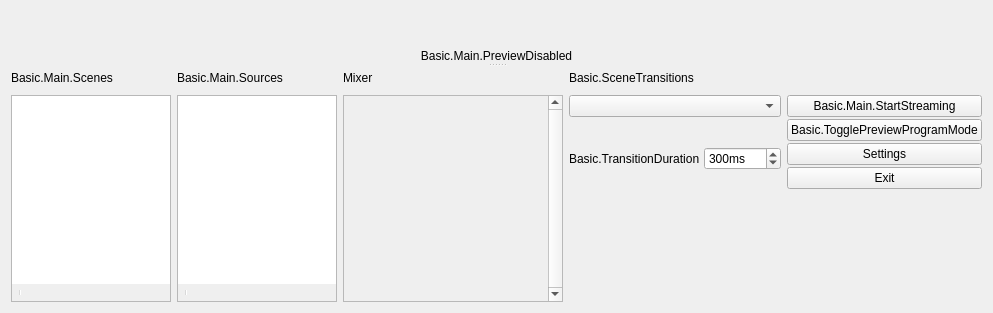
  <widget class="QWidget" name="centralwidget">
   <layout class="QHBoxLayout" name="horizontalLayout">
    <item>
     <widget class="QSplitter" name="mainSplitter">
      <property name="orientation">
       <enum>Qt::Vertical</enum>
      </property>
      <property name="childrenCollapsible">
       <bool>false</bool>
      </property>
      <widget class="QWidget" name="verticalLayoutWidget_7">
       <layout class="QVBoxLayout" name="verticalLayout_14">
        <item>
         <layout class="QHBoxLayout" name="previewLayout">
          <property name="spacing">
           <number>2</number>
          </property>
          <item>
           <layout class="QVBoxLayout" name="previewTextLayout">
            <property name="spacing">
             <number>4</number>
            </property>
            <item>
             <widget class="OBSBasicPreview" name="preview" native="true">
              <property name="sizePolicy">
               <sizepolicy hsizetype="Expanding" vsizetype="Expanding">
                <horstretch>0</horstretch>
                <verstretch>0</verstretch>
               </sizepolicy>
              </property>
              <property name="minimumSize">
               <size>
                <width>32</width>
                <height>32</height>
               </size>
              </property>
              <property name="focusPolicy">
               <enum>Qt::ClickFocus</enum>
              </property>
              <property name="contextMenuPolicy">
               <enum>Qt::CustomContextMenu</enum>
              </property>
             </widget>
            </item>
           </layout>
          </item>
         </layout>
        </item>
        <item>
         <widget class="QLabel" name="previewDisabledLabel">
          <property name="sizePolicy">
           <sizepolicy hsizetype="Expanding" vsizetype="Expanding">
            <horstretch>0</horstretch>
            <verstretch>0</verstretch>
           </sizepolicy>
          </property>
          <property name="contextMenuPolicy">
           <enum>Qt::CustomContextMenu</enum>
          </property>
          <property name="text">
           <string>Basic.Main.PreviewDisabled</string>
          </property>
          <property name="alignment">
           <set>Qt::AlignCenter</set>
          </property>
         </widget>
        </item>
       </layout>
      </widget>
      <widget class="QWidget" name="gridLayoutWidget_2">
       <layout class="QGridLayout" name="gridLayout_2">
        <item row="1" column="4">
         <layout class="QVBoxLayout" name="buttonsVLayout">
          <property name="spacing">
           <number>2</number>
          </property>
          <item>
           <widget class="QPushButton" name="recordButton">
            <property name="enabled">
             <bool>true</bool>
            </property>
            <property name="sizePolicy">
             <sizepolicy hsizetype="Preferred" vsizetype="Fixed">
              <horstretch>0</horstretch>
              <verstretch>0</verstretch>
             </sizepolicy>
            </property>
            <property name="minimumSize">
             <size>
              <width>130</width>
              <height>0</height>
             </size>
            </property>
            <property name="text">
             <string>Basic.Main.StartStreaming</string>
            </property>
           </widget>
          </item>
          <item>
           <widget class="QPushButton" name="modeSwitch">
            <property name="text">
             <string>Basic.TogglePreviewProgramMode</string>
            </property>
            <property name="checkable">
             <bool>true</bool>
            </property>
           </widget>
          </item>
          <item>
           <widget class="QPushButton" name="settingsButton">
            <property name="sizePolicy">
             <sizepolicy hsizetype="Preferred" vsizetype="Fixed">
              <horstretch>0</horstretch>
              <verstretch>0</verstretch>
             </sizepolicy>
            </property>
            <property name="text">
             <string>Settings</string>
            </property>
           </widget>
          </item>
          <item>
           <widget class="QPushButton" name="exitButton">
            <property name="sizePolicy">
             <sizepolicy hsizetype="Preferred" vsizetype="Fixed">
              <horstretch>0</horstretch>
              <verstretch>0</verstretch>
             </sizepolicy>
            </property>
            <property name="text">
             <string>Exit</string>
            </property>
           </widget>
          </item>
          <item>
           <spacer name="expVSpacer_2">
            <property name="orientation">
             <enum>Qt::Vertical</enum>
            </property>
            <property name="sizeHint" stdset="0">
             <size>
              <width>0</width>
              <height>0</height>
             </size>
            </property>
           </spacer>
          </item>
         </layout>
        </item>
        <item row="1" column="2">
         <widget class="VScrollArea" name="scrollArea">
          <property name="minimumSize">
           <size>
            <width>220</width>
            <height>0</height>
           </size>
          </property>
          <property name="frameShape">
           <enum>QFrame::StyledPanel</enum>
          </property>
          <property name="frameShadow">
           <enum>QFrame::Sunken</enum>
          </property>
          <property name="verticalScrollBarPolicy">
           <enum>Qt::ScrollBarAlwaysOn</enum>
          </property>
          <property name="horizontalScrollBarPolicy">
           <enum>Qt::ScrollBarAlwaysOff</enum>
          </property>
          <property name="widgetResizable">
           <bool>true</bool>
          </property>
          <widget class="QWidget" name="volumeWidgets">
           <property name="geometry">
            <rect>
             <x>0</x>
             <y>0</y>
             <width>203</width>
             <height>16</height>
            </rect>
           </property>
           <property name="sizePolicy">
            <sizepolicy hsizetype="Preferred" vsizetype="Maximum">
             <horstretch>0</horstretch>
             <verstretch>0</verstretch>
            </sizepolicy>
           </property>
           <layout class="QVBoxLayout" name="verticalLayout_18">
            <property name="spacing">
             <number>0</number>
            </property>
            <property name="leftMargin">
             <number>0</number>
            </property>
            <property name="topMargin">
             <number>0</number>
            </property>
            <property name="rightMargin">
             <number>0</number>
            </property>
            <property name="bottomMargin">
             <number>0</number>
            </property>
           </layout>
          </widget>
         </widget>
        </item>
        <item row="1" column="0">
         <layout class="QVBoxLayout" name="scenesVLayout">
          <property name="spacing">
           <number>0</number>
          </property>
          <item>
           <widget class="QFrame" name="scenesFrame">
            <property name="sizePolicy">
             <sizepolicy hsizetype="Expanding" vsizetype="Expanding">
              <horstretch>0</horstretch>
              <verstretch>0</verstretch>
             </sizepolicy>
            </property>
            <property name="minimumSize">
             <size>
              <width>160</width>
              <height>0</height>
             </size>
            </property>
            <property name="maximumSize">
             <size>
              <width>260</width>
              <height>16777215</height>
             </size>
            </property>
            <property name="frameShape">
             <enum>QFrame::StyledPanel</enum>
            </property>
            <property name="frameShadow">
             <enum>QFrame::Sunken</enum>
            </property>
            <layout class="QVBoxLayout" name="verticalLayout_11">
             <property name="spacing">
              <number>0</number>
             </property>
             <property name="leftMargin">
              <number>0</number>
             </property>
             <property name="topMargin">
              <number>0</number>
             </property>
             <property name="rightMargin">
              <number>0</number>
             </property>
             <property name="bottomMargin">
              <number>0</number>
             </property>
             <item>
              <widget class="QListWidget" name="scenes">
               <property name="sizePolicy">
                <sizepolicy hsizetype="Preferred" vsizetype="Expanding">
                 <horstretch>0</horstretch>
                 <verstretch>0</verstretch>
                </sizepolicy>
               </property>
               <property name="contextMenuPolicy">
                <enum>Qt::CustomContextMenu</enum>
               </property>
               <property name="frameShape">
                <enum>QFrame::NoFrame</enum>
               </property>
               <property name="frameShadow">
                <enum>QFrame::Plain</enum>
               </property>
               <property name="showDropIndicator" stdset="0">
                <bool>true</bool>
               </property>
               <property name="dragEnabled">
                <bool>true</bool>
               </property>
               <property name="dragDropMode">
                <enum>QAbstractItemView::InternalMove</enum>
               </property>
               <property name="defaultDropAction">
                <enum>Qt::TargetMoveAction</enum>
               </property>
               <addaction name="actionRemoveScene"/>
              </widget>
             </item>
             <item>
              <widget class="QToolBar" name="scenesToolbar">
               <property name="iconSize">
                <size>
                 <width>16</width>
                 <height>16</height>
                </size>
               </property>
               <property name="floatable">
                <bool>false</bool>
               </property>
               <addaction name="actionAddScene"/>
               <addaction name="actionRemoveScene"/>
               <addaction name="separator"/>
               <addaction name="actionSceneUp"/>
               <addaction name="actionSceneDown"/>
              </widget>
             </item>
             <item>
              <spacer name="scenesFixedSizeHSpacer">
               <property name="orientation">
                <enum>Qt::Horizontal</enum>
               </property>
               <property name="sizeType">
                <enum>QSizePolicy::Fixed</enum>
               </property>
               <property name="sizeHint" stdset="0">
                <size>
                 <width>150</width>
                 <height>0</height>
                </size>
               </property>
              </spacer>
             </item>
            </layout>
           </widget>
          </item>
         </layout>
        </item>
        <item row="0" column="1">
         <widget class="QLabel" name="sourcesLabel">
          <property name="text">
           <string>Basic.Main.Sources</string>
          </property>
         </widget>
        </item>
        <item row="0" column="2">
         <layout class="QHBoxLayout" name="mixadvHLayout">
          <property name="spacing">
           <number>2</number>
          </property>
          <item>
           <widget class="QLabel" name="mixerLabel">
            <property name="sizePolicy">
             <sizepolicy hsizetype="Maximum" vsizetype="Preferred">
              <horstretch>0</horstretch>
              <verstretch>0</verstretch>
             </sizepolicy>
            </property>
            <property name="text">
             <string>Mixer</string>
            </property>
           </widget>
          </item>
          <item>
           <widget class="QPushButton" name="advAudioProps">
            <property name="sizePolicy">
             <sizepolicy hsizetype="Maximum" vsizetype="Maximum">
              <horstretch>0</horstretch>
              <verstretch>0</verstretch>
             </sizepolicy>
            </property>
            <property name="maximumSize">
             <size>
              <width>22</width>
              <height>22</height>
             </size>
            </property>
            <property name="accessibleName">
             <string>Basic.AdvAudio</string>
            </property>
            <property name="text">
             <string notr="true"/>
            </property>
            <property name="icon">
             <iconset resource="obs.qrc">
              <normaloff>:/res/images/configuration21_16.png</normaloff>:/res/images/configuration21_16.png</iconset>
            </property>
            <property name="flat">
             <bool>true</bool>
            </property>
            <property name="themeID" stdset="0">
             <string notr="true">configIconSmall</string>
            </property>
           </widget>
          </item>
          <item>
           <spacer name="mixadvHSpacer_4">
            <property name="orientation">
             <enum>Qt::Horizontal</enum>
            </property>
            <property name="sizeHint" stdset="0">
             <size>
              <width>0</width>
              <height>0</height>
             </size>
            </property>
           </spacer>
          </item>
         </layout>
        </item>
        <item row="1" column="1">
         <layout class="QVBoxLayout" name="sourcesVLayout">
          <property name="spacing">
           <number>0</number>
          </property>
          <item>
           <widget class="QFrame" name="sourcesFrame">
            <property name="sizePolicy">
             <sizepolicy hsizetype="Expanding" vsizetype="Expanding">
              <horstretch>0</horstretch>
              <verstretch>0</verstretch>
             </sizepolicy>
            </property>
            <property name="minimumSize">
             <size>
              <width>160</width>
              <height>0</height>
             </size>
            </property>
            <property name="maximumSize">
             <size>
              <width>260</width>
              <height>16777215</height>
             </size>
            </property>
            <property name="frameShape">
             <enum>QFrame::StyledPanel</enum>
            </property>
            <property name="frameShadow">
             <enum>QFrame::Sunken</enum>
            </property>
            <layout class="QVBoxLayout" name="verticalLayout_16">
             <property name="spacing">
              <number>0</number>
             </property>
             <property name="leftMargin">
              <number>0</number>
             </property>
             <property name="topMargin">
              <number>0</number>
             </property>
             <property name="rightMargin">
              <number>0</number>
             </property>
             <property name="bottomMargin">
              <number>0</number>
             </property>
             <item>
              <widget class="SourceListWidget" name="sources">
               <property name="sizePolicy">
                <sizepolicy hsizetype="Preferred" vsizetype="Expanding">
                 <horstretch>0</horstretch>
                 <verstretch>0</verstretch>
                </sizepolicy>
               </property>
               <property name="contextMenuPolicy">
                <enum>Qt::CustomContextMenu</enum>
               </property>
               <property name="frameShape">
                <enum>QFrame::NoFrame</enum>
               </property>
               <property name="showDropIndicator" stdset="0">
                <bool>true</bool>
               </property>
               <property name="dragEnabled">
                <bool>true</bool>
               </property>
               <property name="dragDropMode">
                <enum>QAbstractItemView::InternalMove</enum>
               </property>
               <property name="defaultDropAction">
                <enum>Qt::TargetMoveAction</enum>
               </property>
               <property name="selectionMode">
                <enum>QAbstractItemView::ExtendedSelection</enum>
               </property>
               <addaction name="actionRemoveSource"/>
              </widget>
             </item>
             <item>
              <widget class="QToolBar" name="sourcesToolbar">
               <property name="iconSize">
                <size>
                 <width>16</width>
                 <height>16</height>
                </size>
               </property>
               <property name="floatable">
                <bool>false</bool>
               </property>
               <addaction name="actionAddSource"/>
               <addaction name="actionRemoveSource"/>
               <addaction name="actionSourceProperties"/>
               <addaction name="separator"/>
               <addaction name="actionSourceUp"/>
               <addaction name="actionSourceDown"/>
              </widget>
             </item>
             <item>
              <spacer name="sourcesFixedSizeHSpacer">
               <property name="orientation">
                <enum>Qt::Horizontal</enum>
               </property>
               <property name="sizeType">
                <enum>QSizePolicy::Fixed</enum>
               </property>
               <property name="sizeHint" stdset="0">
                <size>
                 <width>150</width>
                 <height>0</height>
                </size>
               </property>
              </spacer>
             </item>
            </layout>
           </widget>
          </item>
         </layout>
        </item>
        <item row="0" column="0">
         <widget class="QLabel" name="scenesLabel">
          <property name="text">
           <string>Basic.Main.Scenes</string>
          </property>
         </widget>
        </item>
        <item row="1" column="3">
         <layout class="QVBoxLayout" name="verticalLayout">
          <property name="spacing">
           <number>4</number>
          </property>
          <item>
           <widget class="QComboBox" name="transitions">
            <property name="minimumSize">
             <size>
              <width>120</width>
              <height>0</height>
             </size>
            </property>
           </widget>
          </item>
          <item>
           <layout class="QHBoxLayout" name="horizontalLayout_4">
            <property name="spacing">
             <number>4</number>
            </property>
            <item>
             <spacer name="horizontalSpacer">
              <property name="orientation">
               <enum>Qt::Horizontal</enum>
              </property>
              <property name="sizeHint" stdset="0">
               <size>
                <width>40</width>
                <height>20</height>
               </size>
              </property>
             </spacer>
            </item>
            <item>
             <widget class="QPushButton" name="transitionAdd">
              <property name="sizePolicy">
               <sizepolicy hsizetype="Maximum" vsizetype="Maximum">
                <horstretch>0</horstretch>
                <verstretch>0</verstretch>
               </sizepolicy>
              </property>
              <property name="maximumSize">
               <size>
                <width>22</width>
                <height>22</height>
               </size>
              </property>
              <property name="toolTip">
               <string>Basic.AddTransition</string>
              </property>
              <property name="accessibleName">
               <string>Basic.AddTransition</string>
              </property>
              <property name="text">
               <string notr="true"/>
              </property>
              <property name="icon">
               <iconset resource="obs.qrc">
                <normaloff>:/res/images/add.png</normaloff>:/res/images/add.png</iconset>
              </property>
              <property name="flat">
               <bool>true</bool>
              </property>
              <property name="themeID" stdset="0">
               <string notr="true">addIconSmall</string>
              </property>
             </widget>
            </item>
            <item>
             <widget class="QPushButton" name="transitionRemove">
              <property name="sizePolicy">
               <sizepolicy hsizetype="Maximum" vsizetype="Maximum">
                <horstretch>0</horstretch>
                <verstretch>0</verstretch>
               </sizepolicy>
              </property>
              <property name="maximumSize">
               <size>
                <width>22</width>
                <height>22</height>
               </size>
              </property>
              <property name="toolTip">
               <string>Basic.RemoveTransition</string>
              </property>
              <property name="accessibleName">
               <string>Basic.RemoveTransition</string>
              </property>
              <property name="text">
               <string notr="true"/>
              </property>
              <property name="icon">
               <iconset resource="obs.qrc">
                <normaloff>:/res/images/list_remove.png</normaloff>:/res/images/list_remove.png</iconset>
              </property>
              <property name="flat">
               <bool>true</bool>
              </property>
              <property name="themeID" stdset="0">
               <string notr="true">removeIconSmall</string>
              </property>
             </widget>
            </item>
            <item>
             <widget class="QPushButton" name="transitionProps">
              <property name="sizePolicy">
               <sizepolicy hsizetype="Maximum" vsizetype="Maximum">
                <horstretch>0</horstretch>
                <verstretch>0</verstretch>
               </sizepolicy>
              </property>
              <property name="maximumSize">
               <size>
                <width>22</width>
                <height>22</height>
               </size>
              </property>
              <property name="toolTip">
               <string>Basic.TransitionProperties</string>
              </property>
              <property name="accessibleName">
               <string>Basic.TransitionProperties</string>
              </property>
              <property name="text">
               <string notr="true"/>
              </property>
              <property name="icon">
               <iconset resource="obs.qrc">
                <normaloff>:/res/images/configuration21_16.png</normaloff>:/res/images/configuration21_16.png</iconset>
              </property>
              <property name="flat">
               <bool>true</bool>
              </property>
              <property name="themeID" stdset="0">
               <string notr="true">configIconSmall</string>
              </property>
             </widget>
            </item>
           </layout>
          </item>
          <item>
           <layout class="QHBoxLayout" name="horizontalLayout_3">
            <property name="spacing">
             <number>4</number>
            </property>
            <item>
             <widget class="QLabel" name="transitionDurationLabel">
              <property name="sizePolicy">
               <sizepolicy hsizetype="Maximum" vsizetype="Preferred">
                <horstretch>0</horstretch>
                <verstretch>0</verstretch>
               </sizepolicy>
              </property>
              <property name="text">
               <string>Basic.TransitionDuration</string>
              </property>
             </widget>
            </item>
            <item>
             <widget class="QSpinBox" name="transitionDuration">
              <property name="suffix">
               <string>ms</string>
              </property>
              <property name="minimum">
               <number>2</number>
              </property>
              <property name="maximum">
               <number>10000</number>
              </property>
              <property name="singleStep">
               <number>50</number>
              </property>
              <property name="value">
               <number>300</number>
              </property>
             </widget>
            </item>
           </layout>
          </item>
          <item>
           <spacer name="verticalSpacer">
            <property name="orientation">
             <enum>Qt::Vertical</enum>
            </property>
            <property name="sizeHint" stdset="0">
             <size>
              <width>20</width>
              <height>40</height>
             </size>
            </property>
           </spacer>
          </item>
         </layout>
        </item>
        <item row="0" column="3">
         <widget class="QLabel" name="label_2">
          <property name="text">
           <string>Basic.SceneTransitions</string>
          </property>
         </widget>
        </item>
       </layout>
      </widget>
     </widget>
    </item>
   </layout>
  </widget>
